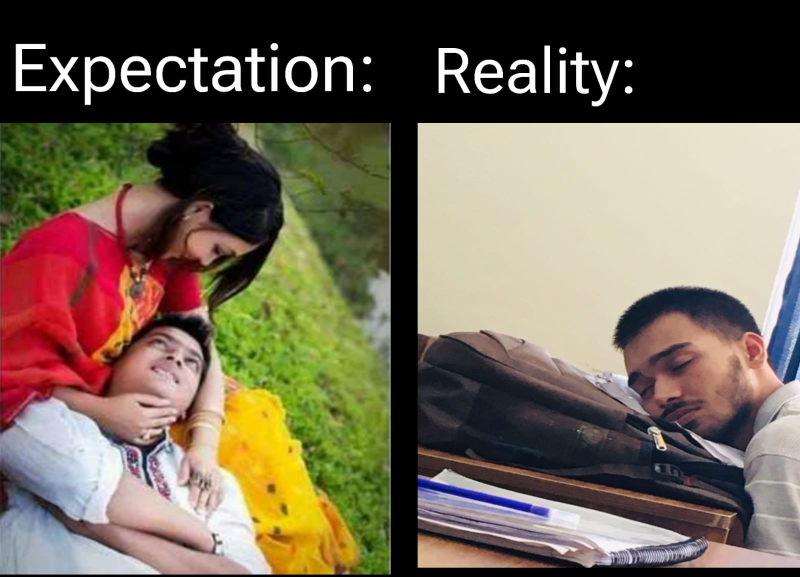
#> input picture IMG-20230914-WA0004.jpg, 1600 x 1154 px, given in place of DSC07229.JPG, which was not available (shown at 1/2 size)
$ python substract.py
#> lines starting #> are read from the running program, lines starting #| are printed output that depends on the picture; pictures that were not available may be replaced by others from this repository, and a replacement may not be noted
import cv2
import numpy as np

# Read images
image1 = cv2.imread('DSC07229.JPG')
#> image1 is the input picture: shape (1154, 1600, 3); mean B, G, R 85.5, 102.9, 115.3
image2 = cv2.imread('487021350_122205127634162765_4776978011534063537_n.jpg')
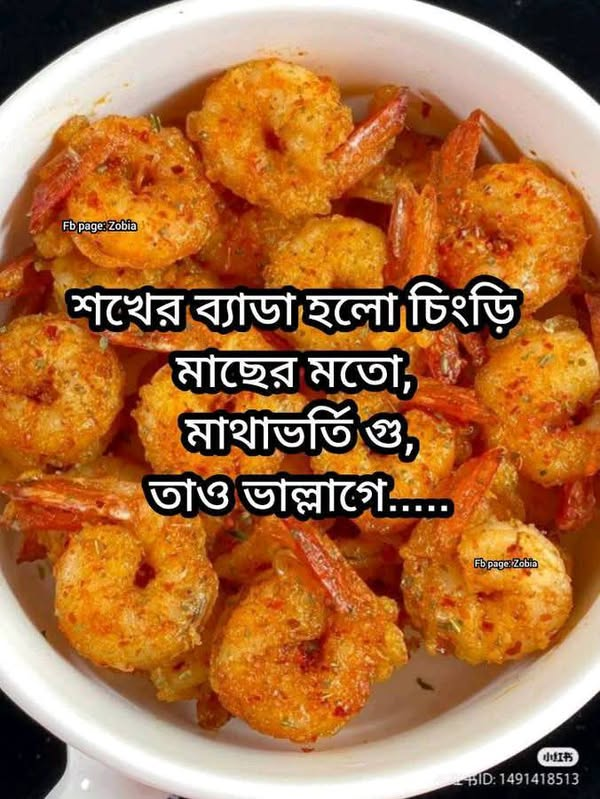
#> input picture 487021350_122205127634162765_4776978011534063537_n.jpg, 600 x 799 px
#> image2 is the input picture: shape (799, 600, 3); mean B, G, R 66.6, 113.4, 171.5

# Check if images are loaded
if image1 is None or image2 is None:
    print("Error: One or both images not found!")
    exit()

# Resize image2 to match image1's size
image2_resized = cv2.resize(image2, (image1.shape[1], image1.shape[0]))
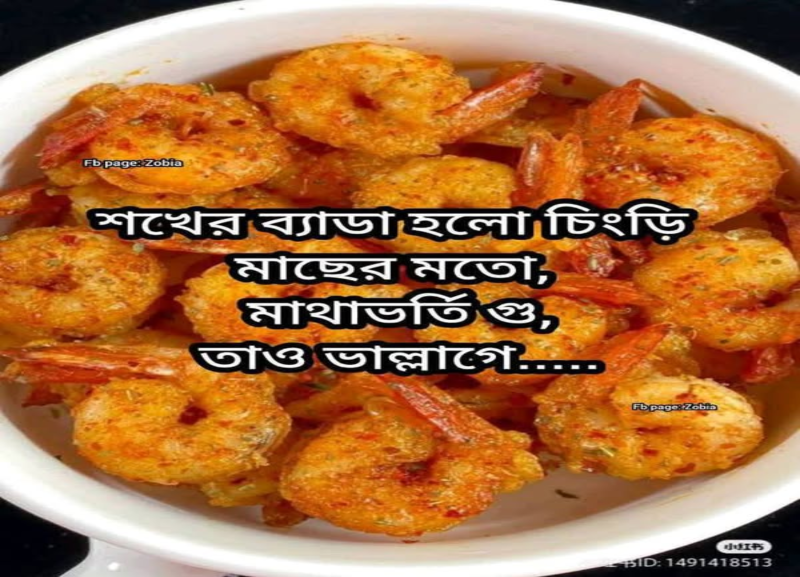
#> image2_resized: shape (1154, 1600, 3) (shown at 1/2 size); mean B, G, R 66.5, 113.3, 171.4

# Subtract images
sub = cv2.subtract(image1, image2_resized)
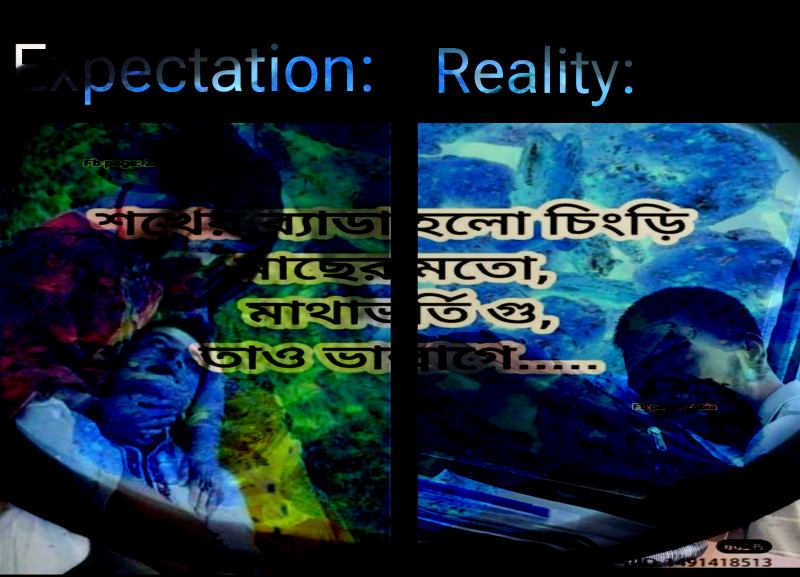
#> sub: shape (1154, 1600, 3) (shown at 1/2 size); mean B, G, R 56.5, 43.6, 23.5

# Show result
cv2.imshow('Subtracted Image', sub)

# Wait for key press
if cv2.waitKey(0) & 0xFF == 27:
#> (key Esc is pressed here)
    cv2.destroyAllWindows()
